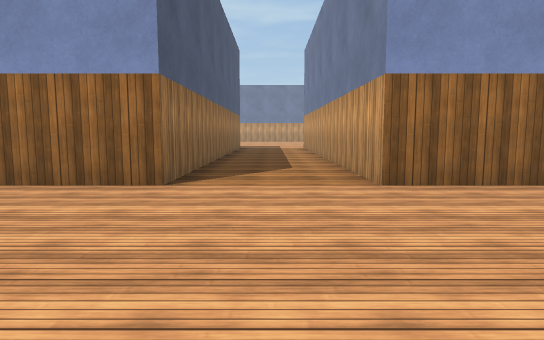
view 1 (above)

17 first-person views from a walk through a scene from a Unity 3-D project. The camera is 1.2 m above the floor, tilts 6° down and sees 75° across. The floor is counted in squares, 2 m on a side. Each view is taken from the middle of a square. On the plan, view 1 faces up. The plan holds only what a view shows up to about 10 squares ahead; the rest is blank. The place goes on beyond the plan. The player character is not drawn. Surface patterns are stand-ins for the level's own textures.

view 2
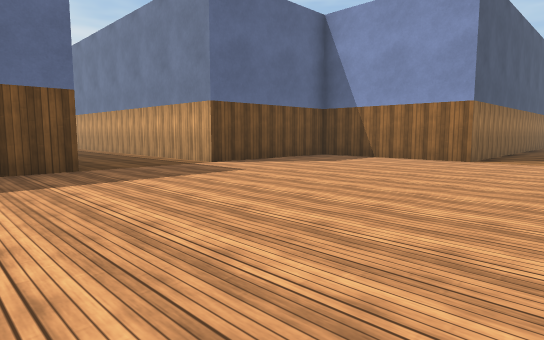

view 3
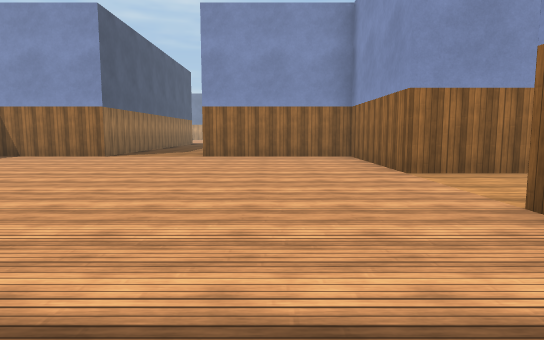

view 4
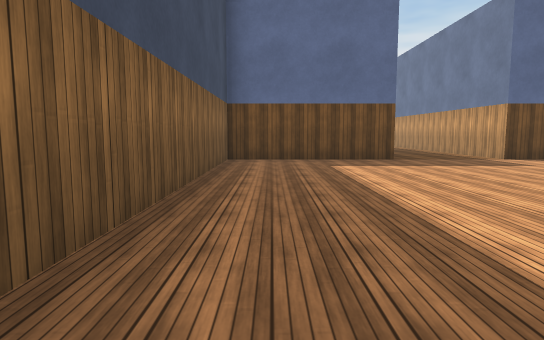

view 5
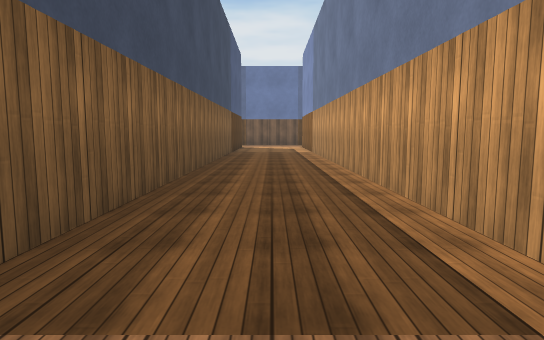

view 6
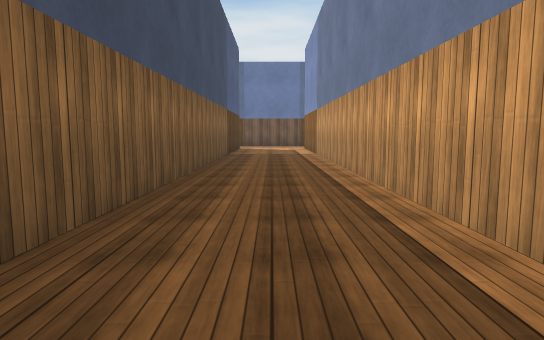

view 7
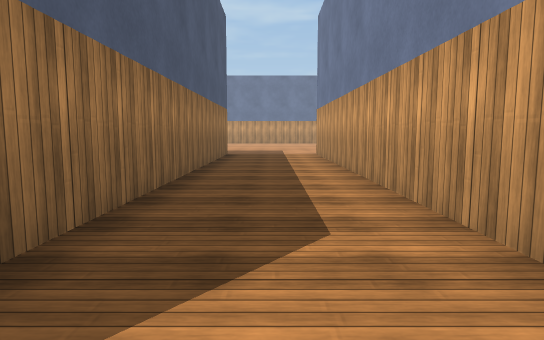

view 8
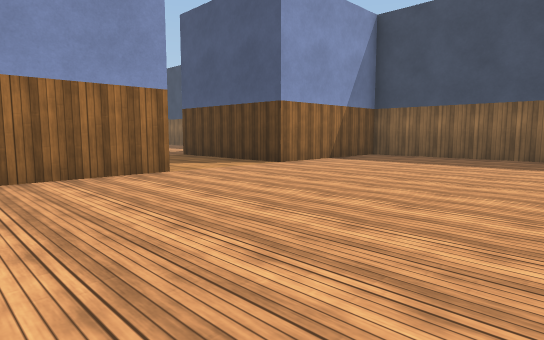

view 9
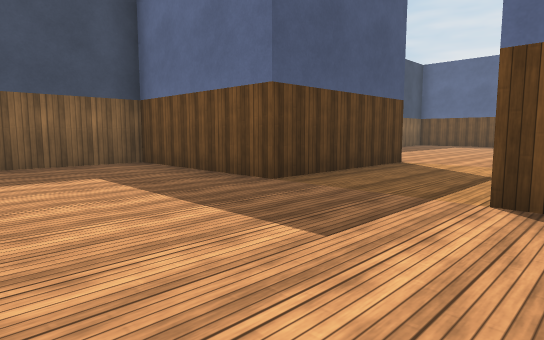

view 10
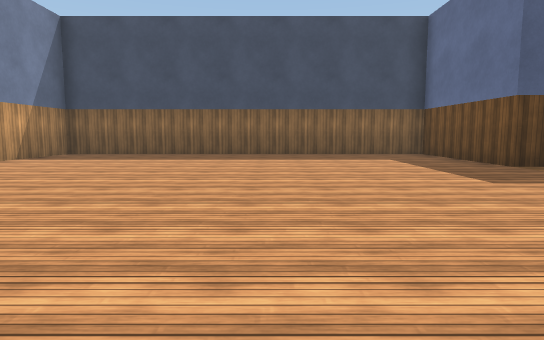

view 11
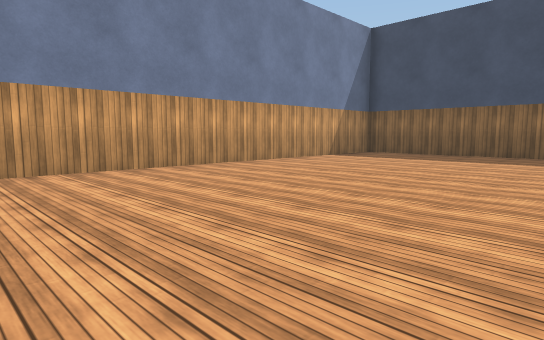

view 12
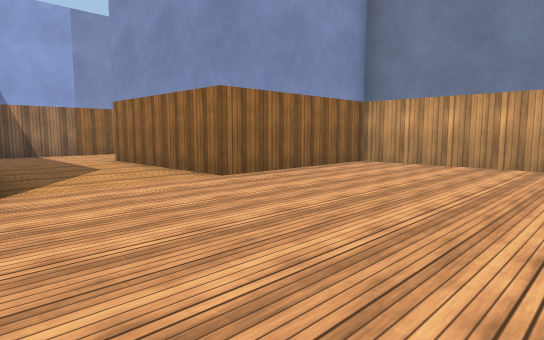

view 13
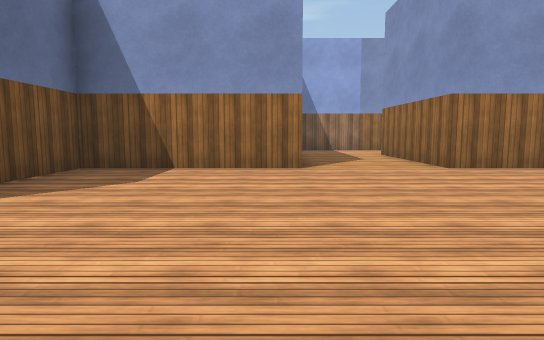

view 14
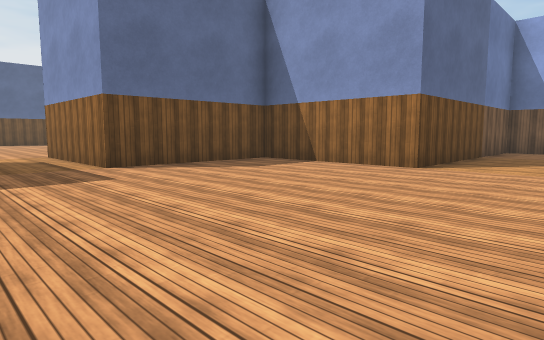

view 15
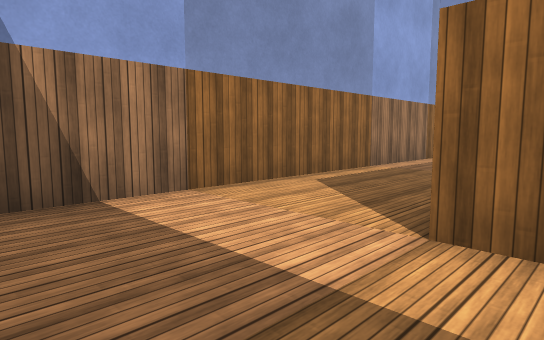

view 16
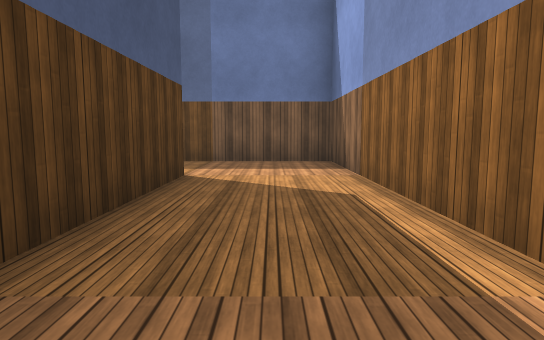

view 17
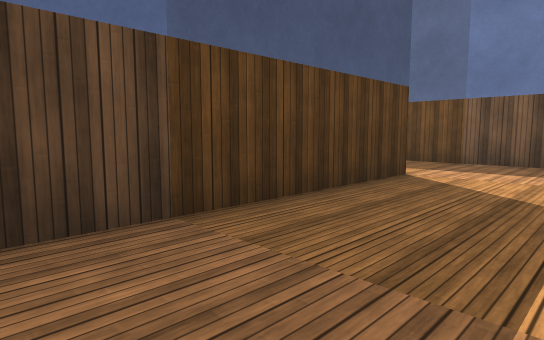

### Floor plan
Points are (right, up) in squares from view 1. A wall is a line through its corners. A room is listed if a view was taken in it or the views show most of it. See-through windows are left out.
Room 1 (views 1, 2, 3, 4, 5, 6, 7, 8)
walls: (-5, 4) (-5, 0.3) (-15, 0.3); (-5, -2.1) (-5, -6); (5, 0.3) (5, 4) (1.3, 4) (1.3, 14); (-4.5, -6) (5, -6); (5, -5.5) (5, -2.2); (-1.2, 13.8) (-1.2, 4) (-4.5, 4); (-15, -2.2) (-5.5, -2.2)
ways out: opening at (4.7, -1) to room 2; gap at (2, 14)
Room 2 (views 9, 10, 11, 12, 13, 14, 15, 16, 17)
walls: (5, -2.2) (8.7, -2.2) (8.7, -6) (18.5, -6); (18.7, -5.5) (18.7, 4) (15, 4) (15, 7.8) (19.7, 7.8); (20.5, 10.2) (12.5, 10.2) (12.5, 4) (8.7, 4) (8.7, 0.3) (5, 0.3)
ways out: opening at (4.7, -1) to room 1

Where each view was taken, in squares from view 1:
view 1: 0 up, 0 right, facing up
view 2: 4 down, 1 right, facing up-left
view 3: 5 down, 3 right, facing up
view 4: 5 down, 3 right, facing left
view 5: 1 down, 4 left, facing left
view 6: 1 down, 5 left, facing left
view 7: 4 up, 0 right, facing up
view 8: 3 up, 0 right, facing down-right
view 9: 1 up, 12 right, facing down-left
view 10: 4 up, 13 right, facing down
view 11: 4 up, 13 right, facing down-right
view 12: 0 up, 12 right, facing up-right
view 13: 2 down, 12 right, facing up
view 14: 2 down, 15 right, facing up-left
view 15: 7 up, 13 right, facing up-right
view 16: 9 up, 20 right, facing left
view 17: 10 up, 20 right, facing down-left
